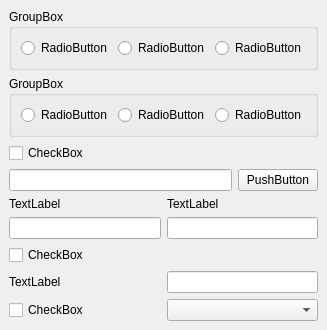
     <widget class="QWidget" name="tab_8" >
      <attribute name="title" >
       <string>File Manager</string>
      </attribute>
      <layout class="QVBoxLayout" >
       <property name="margin" >
        <number>9</number>
       </property>
       <property name="spacing" >
        <number>6</number>
       </property>
       <item>
        <widget class="QGroupBox" name="groupBox_11" >
         <property name="title" >
          <string>GroupBox</string>
         </property>
         <layout class="QHBoxLayout" >
          <property name="margin" >
           <number>9</number>
          </property>
          <property name="spacing" >
           <number>6</number>
          </property>
          <item>
           <widget class="QRadioButton" name="radioButton_3" >
            <property name="text" >
             <string>RadioButton</string>
            </property>
           </widget>
          </item>
          <item>
           <widget class="QRadioButton" name="radioButton_4" >
            <property name="text" >
             <string>RadioButton</string>
            </property>
           </widget>
          </item>
          <item>
           <widget class="QRadioButton" name="radioButton_5" >
            <property name="text" >
             <string>RadioButton</string>
            </property>
           </widget>
          </item>
         </layout>
        </widget>
       </item>
       <item>
        <widget class="QGroupBox" name="groupBox_12" >
         <property name="title" >
          <string>GroupBox</string>
         </property>
         <layout class="QHBoxLayout" >
          <property name="margin" >
           <number>9</number>
          </property>
          <property name="spacing" >
           <number>6</number>
          </property>
          <item>
           <widget class="QRadioButton" name="radioButton_6" >
            <property name="text" >
             <string>RadioButton</string>
            </property>
           </widget>
          </item>
          <item>
           <widget class="QRadioButton" name="radioButton_7" >
            <property name="text" >
             <string>RadioButton</string>
            </property>
           </widget>
          </item>
          <item>
           <widget class="QRadioButton" name="radioButton_8" >
            <property name="text" >
             <string>RadioButton</string>
            </property>
           </widget>
          </item>
         </layout>
        </widget>
       </item>
       <item>
        <widget class="QCheckBox" name="checkBox_36" >
         <property name="text" >
          <string>CheckBox</string>
         </property>
        </widget>
       </item>
       <item>
        <layout class="QHBoxLayout" >
         <property name="margin" >
          <number>0</number>
         </property>
         <property name="spacing" >
          <number>6</number>
         </property>
         <item>
          <widget class="QLineEdit" name="lineEdit_13" />
         </item>
         <item>
          <widget class="QPushButton" name="pushButton_12" >
           <property name="text" >
            <string>PushButton</string>
           </property>
          </widget>
         </item>
        </layout>
       </item>
       <item>
        <layout class="QGridLayout" >
         <property name="margin" >
          <number>0</number>
         </property>
         <property name="spacing" >
          <number>6</number>
         </property>
         <item row="3" column="1" >
          <widget class="QLineEdit" name="lineEdit_16" />
         </item>
         <item row="2" column="1" >
          <spacer>
           <property name="orientation" >
            <enum>Qt::Horizontal</enum>
           </property>
           <property name="sizeHint" >
            <size>
             <width>40</width>
             <height>20</height>
            </size>
           </property>
          </spacer>
         </item>
         <item row="3" column="0" >
          <widget class="QLabel" name="label_36" >
           <property name="text" >
            <string>TextLabel</string>
           </property>
          </widget>
         </item>
         <item row="1" column="1" >
          <widget class="QLineEdit" name="lineEdit_15" />
         </item>
         <item row="1" column="0" >
          <widget class="QLineEdit" name="lineEdit_14" />
         </item>
         <item row="0" column="1" >
          <widget class="QLabel" name="label_35" >
           <property name="text" >
            <string>TextLabel</string>
           </property>
          </widget>
         </item>
         <item row="0" column="0" >
          <widget class="QLabel" name="label_34" >
           <property name="text" >
            <string>TextLabel</string>
           </property>
          </widget>
         </item>
         <item row="2" column="0" >
          <widget class="QCheckBox" name="checkBox_38" >
           <property name="text" >
            <string>CheckBox</string>
           </property>
          </widget>
         </item>
        </layout>
       </item>
       <item>
        <layout class="QHBoxLayout" >
         <property name="margin" >
          <number>0</number>
         </property>
         <property name="spacing" >
          <number>6</number>
         </property>
         <item>
          <widget class="QCheckBox" name="checkBox_37" >
           <property name="text" >
            <string>CheckBox</string>
           </property>
          </widget>
         </item>
         <item>
          <widget class="QComboBox" name="comboBox_10" />
         </item>
        </layout>
       </item>
      </layout>
     </widget>
